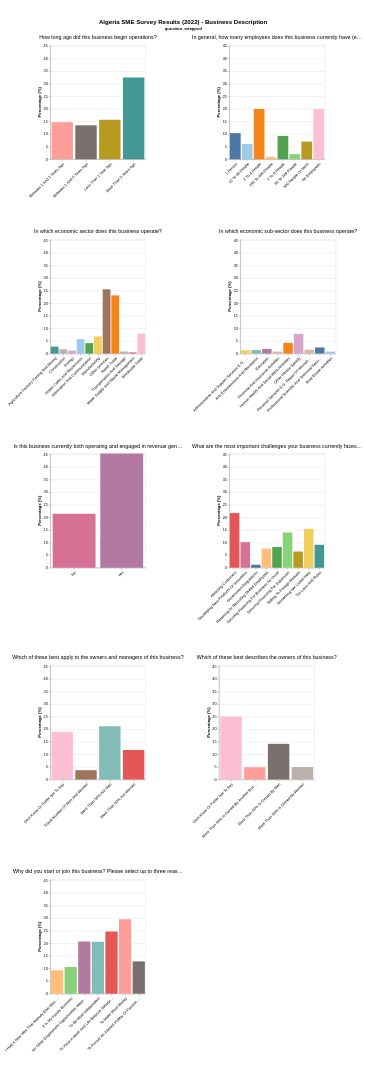

The notebook cell this image was saved under:
### Markdown cell above
## Business Description

### Code cell
chart = create_category_chart('Business Description', combined_df)
display(chart)

### Figure 1 — Vega-Lite specification as saved in the notebook (floating-point values rounded to 4 significant figures)
{"config": {"view": {"continuousWidth": 300, "continuousHeight": 300}, "padding": {"left": 10, "right": 10, "top": 50, "bottom": 100}}, "data": {"name": "data-9c55de6db01cb38e0704315b354876e3"}, "facet": {"field": "question_wrapped", "header": {"labelFontSize": 14, "labelLimit": 450, "labelLineHeight": 16, "titleOrient": "top"}, "type": "nominal"}, "spec": {"mark": {"type": "bar"}, "encoding": {"color": {"field": "response", "legend": null, "scale": {"scheme": "tableau20"}, "type": "nominal"}, "tooltip": [{"field": "question", "title": "Question", "type": "nominal"}, {"field": "response", "title": "Response", "type": "nominal"}, {"field": "value", "format": ".1f", "title": "Percentage", "type": "quantitative"}], "x": {"axis": {"labelAlign": "right", "labelAngle": -45, "labelLimit": 200}, "field": "response", "title": null, "type": "nominal"}, "y": {"field": "value", "scale": {"domain": [0, 45.39]}, "title": "Percentage (%)", "type": "quantitative"}}, "height": 300, "width": 250}, "columns": 2, "resolve": {"scale": {"x": "independent", "y": "independent"}}, "spacing": {"row": 80, "column": 20}, "title": {"text": "Algeria SME Survey Results (2022) - Business Description", "fontSize": 16, "fontWeight": "bold", "anchor": "middle"}, "$schema": "https://vega.github.io/schema/vega-lite/v6.1.0.json", "datasets": {"data-9c55de6db01cb38e0704315b354876e3": [{"category": "Business Description", "question": "Why did you start or join this business? Please select up to three\nreasons that are most important to you.", "response": "No Other Employment Opportunities Were Available", "value": 20.7, "question_wrapped": "Why did you start or join this business? Please select up to three reasons that\nare most important to you."}, {"category": "Business Description", "question": "Why did you start or join this business? Please select up to three\nreasons that are most important to you.", "response": "To Have A Work And Life Balance Satisfying My Needs", "value": 24.67, "question_wrapped": "Why did you start or join this business? Please select up to three reasons that\nare most important to you."}, {"category": "Business Description", "question": "Why did you start or join this business? Please select up to three\nreasons that are most important to you.", "response": "To Pursue An Interest Hobby Or Passion Of Mine", "value": 12.81, "question_wrapped": "Why did you start or join this business? Please select up to three reasons that\nare most important to you."}, {"category": "Business Description", "question": "Why did you start or join this business? Please select up to three\nreasons that are most important to you.", "response": "To Be More Independent", "value": 20.6, "question_wrapped": "Why did you start or join this business? Please select up to three reasons that\nare most important to you."}, {"category": "Business Description", "question": "Why did you start or join this business? Please select up to three\nreasons that are most important to you.", "response": "To Make More Money", "value": 29.53, "question_wrapped": "Why did you start or join this business? Please select up to three reasons that\nare most important to you."}, {"category": "Business Description", "question": "Why did you start or join this business? Please select up to three\nreasons that are most important to you.", "response": "I Had A New Idea That Nobody Else Was Doing New Product Invention Etc", "value": 9.296, "question_wrapped": "Why did you start or join this business? Please select up to three reasons that\nare most important to you."}, {"category": "Business Description", "question": "Why did you start or join this business? Please select up to three\nreasons that are most important to you.", "response": "It Is My Family Business", "value": 10.6, "question_wrapped": "Why did you start or join this business? Please select up to three reasons that\nare most important to you."}, {"category": "Business Description", "question": "In which economic sector does this business operate?", "response": "Other Services", "value": 25.51, "question_wrapped": "In which economic sector does this business operate?"}, {"category": "Business Description", "question": "In which economic sector does this business operate?", "response": "Construction", "value": 1.726, "question_wrapped": "In which economic sector does this business operate?"}, {"category": "Business Description", "question": "In which economic sector does this business operate?", "response": "Manufacturing", "value": 6.815, "question_wrapped": "In which economic sector does this business operate?"}, {"category": "Business Description", "question": "In which economic sector does this business operate?", "response": "Agriculture Forestry Fishing And Mining", "value": 2.754, "question_wrapped": "In which economic sector does this business operate?"}, {"category": "Business Description", "question": "In which economic sector does this business operate?", "response": "Water Supply And Waste Management", "value": 0.5035, "question_wrapped": "In which economic sector does this business operate?"}, {"category": "Business Description", "question": "In which economic sector does this business operate?", "response": "Energy", "value": 1.185, "question_wrapped": "In which economic sector does this business operate?"}, {"category": "Business Description", "question": "In which economic sector does this business operate?", "response": "Retail Trade", "value": 23.1, "question_wrapped": "In which economic sector does this business operate?"}, {"category": "Business Description", "question": "In which economic sector does this business operate?", "response": "Wholesale Trade", "value": 7.931, "question_wrapped": "In which economic sector does this business operate?"}, {"category": "Business Description", "question": "In which economic sector does this business operate?", "response": "Information And Communication", "value": 4.135, "question_wrapped": "In which economic sector does this business operate?"}, {"category": "Business Description", "question": "In which economic sector does this business operate?", "response": "Hotels Cafes And Restaurants", "value": 5.69, "question_wrapped": "In which economic sector does this business operate?"}, {"category": "Business Description", "question": "In which economic sector does this business operate?", "response": "Transportation And Storage", "value": 0.8129, "question_wrapped": "In which economic sector does this business operate?"}, {"category": "Business Description", "question": "In which economic sub-sector does this business operate?", "response": "Other Please Specify", "value": 7.817, "question_wrapped": "In which economic sub-sector does this business operate?"}, {"category": "Business Description", "question": "In which economic sub-sector does this business operate?", "response": "Personal Services E.G. Repair Of Household Goods Washing Of Textiles Hairdressing", "value": 1.532, "question_wrapped": "In which economic sub-sector does this business operate?"}, {"category": "Business Description", "question": "In which economic sub-sector does this business operate?", "response": "Arts Entertainment And Recreation", "value": 1.428, "question_wrapped": "In which economic sub-sector does this business operate?"}, {"category": "Business Description", "question": "In which economic sub-sector does this business operate?", "response": "Human Health And Social Work Activities", "value": 4.255, "question_wrapped": "In which economic sub-sector does this business operate?"}, {"category": "Business Description", "question": "In which economic sub-sector does this business operate?", "response": "Education", "value": 1.844, "question_wrapped": "In which economic sub-sector does this business operate?"}, {"category": "Business Description", "question": "In which economic sub-sector does this business operate?", "response": "Administrative And Support Services E.G. Rental And Leasing Travel Agencies Human Resources Security", "value": 1.32, "question_wrapped": "In which economic sub-sector does this business operate?"}, {"category": "Business Description", "question": "In which economic sub-sector does this business operate?", "response": "Professional Scientific And Technical Services", "value": 2.434, "question_wrapped": "In which economic sub-sector does this business operate?"}, {"category": "Business Description", "question": "In which economic sub-sector does this business operate?", "response": "Real Estate Activities", "value": 0.7664, "question_wrapped": "In which economic sub-sector does this business operate?"}, {"category": "Business Description", "question": "In which economic sub-sector does this business operate?", "response": "Financial And Insurance Activities", "value": 0.7805, "question_wrapped": "In which economic sub-sector does this business operate?"}, {"category": "Business Description", "question": "How long ago did this business begin operations?", "response": "Less Than 1 Year Ago", "value": 15.68, "question_wrapped": "How long ago did this business begin operations?"}, {"category": "Business Description", "question": "How long ago did this business begin operations?", "response": "Between 1 And 2 Years Ago", "value": 14.71, "question_wrapped": "How long ago did this business begin operations?"}, {"category": "Business Description", "question": "How long ago did this business begin operations?", "response": "Between 2 And 5 Years Ago", "value": 13.48, "question_wrapped": "How long ago did this business begin operations?"}, {"category": "Business Description", "question": "How long ago did this business begin operations?", "response": "More Than 5 Years Ago", "value": 32.44, "question_wrapped": "How long ago did this business begin operations?"}, {"category": "Business Description", "question": "In general, how many employees does this business currently have\n(excluding yourself)?", "response": "No Employees", "value": 19.94, "question_wrapped": "In general, how many employees does this business currently have (excluding\nyourself)?"}, {"category": "Business Description", "question": "In general, how many employees does this business currently have\n(excluding yourself)?", "response": "1 Person", "value": 10.37, "question_wrapped": "In general, how many employees does this business currently have (excluding\nyourself)?"}, {"category": "Business Description", "question": "In general, how many employees does this business currently have\n(excluding yourself)?", "response": "2 To 4 People", "value": 19.97, "question_wrapped": "In general, how many employees does this business currently have (excluding\nyourself)?"}, {"category": "Business Description", "question": "In general, how many employees does this business currently have\n(excluding yourself)?", "response": "5 To 9 People", "value": 9.271, "question_wrapped": "In general, how many employees does this business currently have (excluding\nyourself)?"}, {"category": "Business Description", "question": "In general, how many employees does this business currently have\n(excluding yourself)?", "response": "10 To 49 People", "value": 6.102, "question_wrapped": "In general, how many employees does this business currently have (excluding\nyourself)?"}, {"category": "Business Description", "question": "In general, how many employees does this business currently have\n(excluding yourself)?", "response": "50 To 249 People", "value": 2.021, "question_wrapped": "In general, how many employees does this business currently have (excluding\nyourself)?"}, {"category": "Business Description", "question": "In general, how many employees does this business currently have\n(excluding yourself)?", "response": "250 To 499 People", "value": 0.8965, "question_wrapped": "In general, how many employees does this business currently have (excluding\nyourself)?"}, {"category": "Business Description", "question": "In general, how many employees does this business currently have\n(excluding yourself)?", "response": "500 People Or More", "value": 7.021, "question_wrapped": "In general, how many employees does this business currently have (excluding\nyourself)?"}, {"category": "Business Description", "question": "Is this business currently both operating and engaged in revenue\ngenerating activities?", "response": "Yes", "value": 45.39, "question_wrapped": "Is this business currently both operating and engaged in revenue generating\nactivities?"}, {"category": "Business Description", "question": "Is this business currently both operating and engaged in revenue\ngenerating activities?", "response": "No", "value": 21.41, "question_wrapped": "Is this business currently both operating and engaged in revenue generating\nactivities?"}, {"category": "Business Description", "question": "Which of these best describes the owners of this business?", "response": "More Than 50% Is Owned By Men", "value": 14.17, "question_wrapped": "Which of these best describes the owners of this business?"}, {"category": "Business Description", "question": "Which of these best describes the owners of this business?", "response": "More Than 50% Is Owned By Women", "value": 4.931, "question_wrapped": "Which of these best describes the owners of this business?"}, {"category": "Business Description", "question": "Which of these best describes the owners of this business?", "response": "More Than 50% Is Owned By Another Business", "value": 4.892, "question_wrapped": "Which of these best describes the owners of this business?"}, {"category": "Business Description", "question": "Which of these best describes the owners of this business?", "response": "Dont Know Or Prefer Not To Say", "value": 25.07, "question_wrapped": "Which of these best describes the owners of this business?"}, {"category": "Business Description", "question": "Which of these best apply to the owners and managers of this\nbusiness?", "response": "Dont Know Or Prefer Not To Say", "value": 18.94, "question_wrapped": "Which of these best apply to the owners and managers of this business?"}, {"category": "Business Description", "question": "Which of these best apply to the owners and managers of this\nbusiness?", "response": "Equal Number Of Men And Women", "value": 3.712, "question_wrapped": "Which of these best apply to the owners and managers of this business?"}, {"category": "Business Description", "question": "Which of these best apply to the owners and managers of this\nbusiness?", "response": "More Than 50% Are Women", "value": 11.73, "question_wrapped": "Which of these best apply to the owners and managers of this business?"}, {"category": "Business Description", "question": "Which of these best apply to the owners and managers of this\nbusiness?", "response": "More Than 50% Are Men", "value": 21.13, "question_wrapped": "Which of these best apply to the owners and managers of this business?"}, {"category": "Business Description", "question": "What are the most important challenges your business currently faces?\n(Please select up to two)", "response": "Attracting Customers", "value": 21.69, "question_wrapped": "What are the most important challenges your business currently faces? (Please\nselect up to two)"}, {"category": "Business Description", "question": "What are the most important challenges your business currently faces?\n(Please select up to two)", "response": "Retaining Or Recruiting Skilled Employees", "value": 7.612, "question_wrapped": "What are the most important challenges your business currently faces? (Please\nselect up to two)"}, {"category": "Business Description", "question": "What are the most important challenges your business currently faces?\n(Please select up to two)", "response": "Developing New Products Or Innovation", "value": 10.14, "question_wrapped": "What are the most important challenges your business currently faces? (Please\nselect up to two)"}, {"category": "Business Description", "question": "What are the most important challenges your business currently faces?\n(Please select up to two)", "response": "Securing Financing For Business As Usual", "value": 8.228, "question_wrapped": "What are the most important challenges your business currently faces? (Please\nselect up to two)"}, {"category": "Business Description", "question": "What are the most important challenges your business currently faces?\n(Please select up to two)", "response": "Securing Financing For Expansion", "value": 13.99, "question_wrapped": "What are the most important challenges your business currently faces? (Please\nselect up to two)"}, {"category": "Business Description", "question": "What are the most important challenges your business currently faces?\n(Please select up to two)", "response": "Government Regulations", "value": 1.166, "question_wrapped": "What are the most important challenges your business currently faces? (Please\nselect up to two)"}, {"category": "Business Description", "question": "What are the most important challenges your business currently faces?\n(Please select up to two)", "response": "Tax Laws And Rules", "value": 9.101, "question_wrapped": "What are the most important challenges your business currently faces? (Please\nselect up to two)"}, {"category": "Business Description", "question": "What are the most important challenges your business currently faces?\n(Please select up to two)", "response": "Selling To Foreign Markets", "value": 6.419, "question_wrapped": "What are the most important challenges your business currently faces? (Please\nselect up to two)"}, {"category": "Business Description", "question": "What are the most important challenges your business currently faces?\n(Please select up to two)", "response": "Something Not Listed Here", "value": 15.43, "question_wrapped": "What are the most important challenges your business currently faces? (Please\nselect up to two)"}]}}
